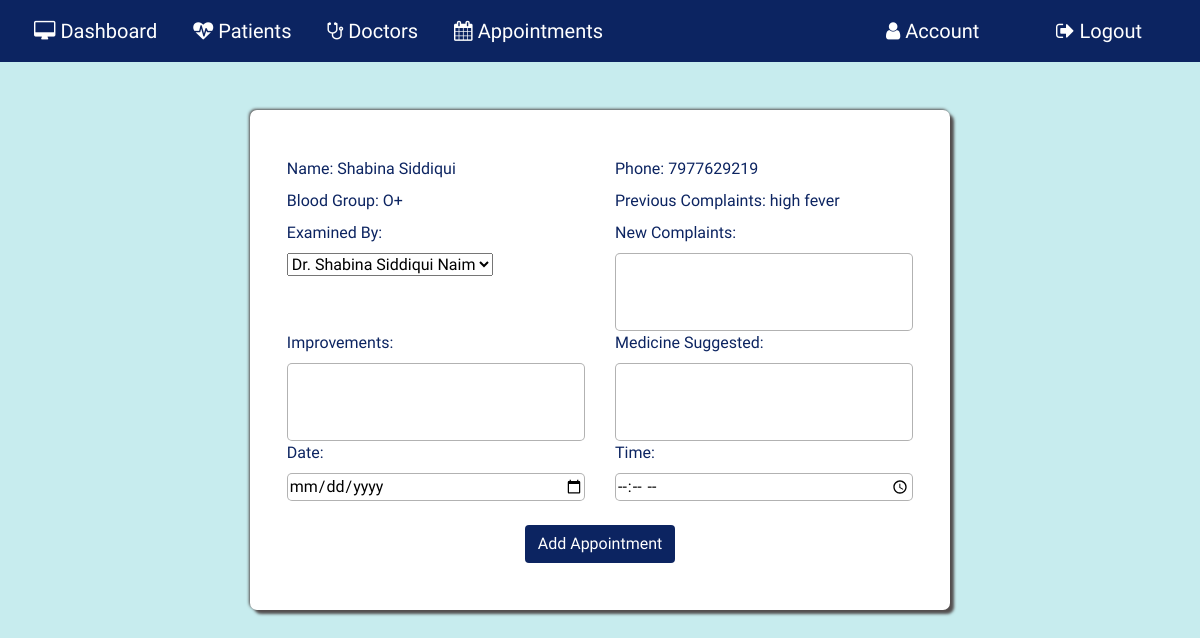
The app's page /addappointment/1 (signed in) with its own data.
### application/routes.py (models this page shows, shortened)
class Patient(db.Model):
  __tablename__ = 'Patient'
  id = db.Column(db.Integer, primary_key=True)
  pname = db.Column(db.String(20))
  age= db.Column(db.String(20))
  phone=db.Column(db.String(20))
  gender=db.Column(db.String(10))
  bgroup=db.Column(db.String(5))
  state=db.Column(db.String(15))
  address=db.Column(db.String(100))
  mstatus=db.Column(db.String(10))
  complaint=db.Column(db.String(5000))
  improvement=db.Column(db.String(5000))
  medicine_suggested=db.Column(db.String(5000))
  pat_image = db.Column(db.String(20), nullable=False, default='default.jpg')

### application/routes.py (the view, shortened to what this page needs)
@app.route('/addappointment/<id>',methods=['POST','GET'])
def addappointment(id):
  if 'username' in session:
    addapp = Patient.query.filter_by(id=id).first()
    docdetail= Doctor.query.all()
  return render_template('addappointment.html',addapp=addapp, docdetail=docdetail)

### application/templates/addappointment.html
{% extends 'layout.html' %}{% include 'includes/nav.html' %} {% block content%}
<section id="addapp">
  <div class="addapp-container mt-5">
    <form action="" method="POST">
      <div class="row">
        <div class="col-6">
          <label for="">Name:&nbsp;{{ addapp.pname }}</label>
        </div>
        <div class="col-6">
          <label for="">Phone:&nbsp;{{addapp.phone}}</label>
        </div>
      </div>
      <div class="row">
        <div class="col-6">
          <label for="">Blood Group:&nbsp;{{ addapp.bgroup }}</label>
        </div>
        <div class="col-6">
          <label for="">Previous Complaints:&nbsp;{{addapp.complaint}}</label>
        </div>
      </div>
      <div class="row">
        <div class="col-6">
          <label for="examinedby">Examined By:&nbsp;</label>
          <select name="examinedby" id="examinedby">
            {% for i in docdetail %}
            <option value="{{ i.dname }}">{{ i.dname }}</option>
            {% endfor %}
          </select>
        </div>
        <div class="col-6">
          <label for="complaint">New Complaints:&nbsp;</label>
          <textarea name="complaint" id="" cols="15" rows="3"></textarea>
        </div>
      </div>
      <div class="row">
        <div class="col-6">
          <label for="improvements">Improvements:&nbsp;</label>
          <textarea name="improvements" id="" cols="15" rows="3"></textarea>
        </div>
        <div class="col-6">
          <label for="medicine_suggested">Medicine Suggested:&nbsp;</label>
          <textarea
            name="medicine_suggested"
            id=""
            cols="15"
            rows="3"
          ></textarea>
        </div>
      </div>
      <div class="row">
        <div class="col-6">
          <label for="date">Date:&nbsp;</label>
          <input name="date" type="date" />
        </div>
        <div class="col-6">
          <label for="time">Time:&nbsp;</label>
          <input name="time" type="time" />
        </div>
      </div>
      <div class="row mt-4 justify-content-center">
        <button class="btn addapp-btn" type="submit">Add Appointment</button>
      </div>
    </form>
  </div>
</section>
{% endblock content%}

### application/static/main.css (style rules this page uses)
body { background: #c7ecee; width: 100vw; background-size: cover; background-position: center; font-family: "Dosis", sans-serif; }

### application/static/patrcd.css (style rules this page uses)
body { counter-reset: Serial; }

### application/static/appointment.css (style rules this page uses)
#addapp { display: flex; flex-direction: column; justify-content: center; align-items: center; }
.addapp-btn { background: #0c2461; color: white; }
.addapp-container { display: flex; align-items: center; justify-content: center; width: 700px; height: 500px; background: white; border-radius: 7px; box-shadow: 4px 4px 3px rgb(83, 78, 78), -1px -1px 3px rgb(83, 78, 78); }

### application/static/commonstyle.css (style rules this page uses)
label { color: #0c2461; }
textarea { vertical-align: top; width: 100%; border: 1px solid rgba(0, 0, 0, 0.3); border-radius: 5px; resize: none; }
input { width: 100%; border: 1px solid rgba(0, 0, 0, 0.3); border-radius: 5px; }

### records on screen
Patient: pname "Shabina Siddiqui", phone "7977629219", bgroup "O+", complaint "high fever"

### other values on screen
form field examinedby "Dr. Shabina Siddiqui Naim"
